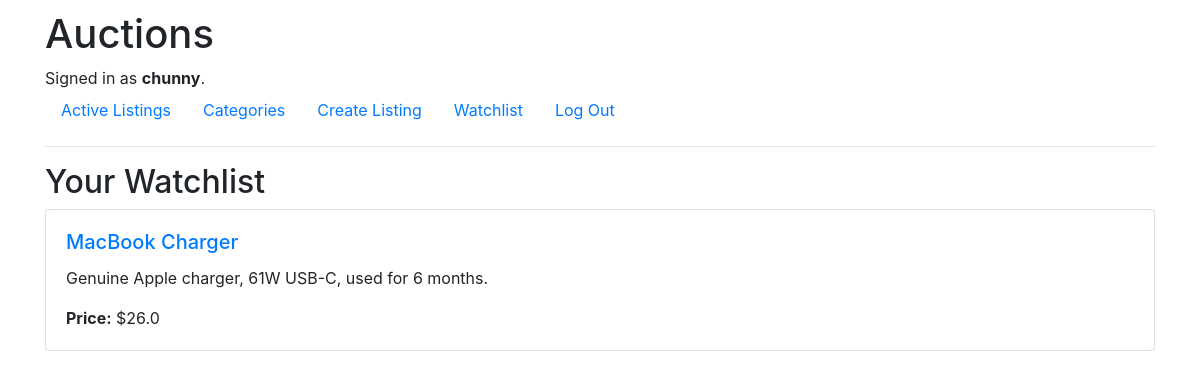
The app's page /watchlist (signed in) with its own data.
### auctions/models.py (models this page shows, shortened)
class User(AbstractUser):
    watchlist = models.ManyToManyField('Listing', blank=True, related_name="watchlisted_by")

class Listing(models.Model):
    title = models.CharField(max_length=64)
    description = models.TextField()
    starting_bid = models.FloatField()
    image_url = models.URLField(blank=True, null=True)
    category = models.CharField(max_length=64, blank=True, null=True)
    owner = models.ForeignKey(User, on_delete=models.CASCADE, related_name="listings")
    is_active = models.BooleanField(default=True)
    winner = models.ForeignKey(User, null=True, blank=True, on_delete=models.SET_NULL, related_name="won_listings")

### auctions/views.py (the view)
# urls.py: path("watchlist", views.watchlist_view, name="watchlist"),
@login_required
def watchlist_view(request):
    listings = request.user.watchlist.all()
    return render(request, "auctions/watchlist.html", {
        "listings": listings
    })

### auctions/templates/auctions/watchlist.html
{% extends "auctions/layout.html" %}
{% block body %}
  <h2>Your Watchlist</h2>
  <div>
    {% for listing in listings %}
      <div class="card mb-3">
        <div class="card-body">
          <h5 class="card-title">
            <a href="{% url 'listing' listing.id %}">{{ listing.title }}</a>
          </h5>
          <p class="card-text">{{ listing.description }}</p>
          <p class="card-text"><strong>Price:</strong> ${{ listing.starting_bid }}</p>
        </div>
      </div>
    {% empty %}
      <p>You haven’t added any listings to your watchlist yet.</p>
    {% endfor %}
  </div>
{% endblock %}

### auctions/templates/auctions/layout.html (shortened to what this page needs)
{% load static %}
<!DOCTYPE html>
<html lang="en">
    <head>
        <link rel="stylesheet" href="https://stackpath.bootstrapcdn.com/bootstrap/4.4.1/css/bootstrap.min.css"
>
        <link href="{% static 'auctions/styles.css' %}" rel="stylesheet">
    </head>
    <body>
        <div class="container">
            <h1>Auctions</h1>
            <div>
                {% if user.is_authenticated %}
                    Signed in as <strong>{{ user.username }}</strong>.
                {% else %}
                    Not signed in.
                {% endif %}
            </div>
            <ul class="nav">
                <li class="nav-item">
                    <a class="nav-link" href="{% url 'index' %}">Active Listings</a>
                </li>
                <li class="nav-item">
                    <a class="nav-link" href="{% url 'categories' %}">Categories</a>
                </li>
                {% if user.is_authenticated %}
                    <li class="nav-item">
                        <a class="nav-link" href="{% url 'create_listing' %}">Create Listing</a>
                    </li>
                    <li class="nav-item">
                        <a class="nav-link" href="{% url 'watchlist' %}">Watchlist</a>
                    </li>
                    <li class="nav-item">
                        <a class="nav-link" href="{% url 'logout' %}">Log Out</a>
                    </li>
                {% endif %}
            </ul>
            <hr>
            {% block body %}
            {% endblock %}
        </div>
    </body>
</html>

### auctions/static/auctions/styles.css (style rules this page uses)
body { padding: 10px; }

### records on screen
User: username "chunny"
Listing: title "MacBook Charger", description "Genuine Apple charger, 61W USB-C, used for 6 months.", starting_bid "26.0"
